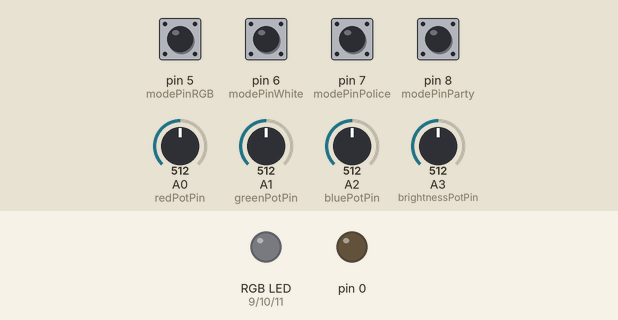
Recording of a sketch running on a simulated Arduino Uno, built with avr-gcc and run on an emulated ATmega328P. Parts: an RGB LED mixed from three pins (HIGH = lit), output pins drawn as LEDs (lit = HIGH). The inputs (shaded band) are chosen by the test bench; at power-on: pin 5 (modePinRGB), pin 6 (modePinWhite), pin 7 (modePinPolice), pin 8 (modePinParty) LOW, A0 (redPotPin) = 512, A1 (greenPotPin) = 512, A2 (bluePotPin) = 512, A3 (brightnessPotPin) = 512. Dim RGB values are drawn brighter than linear.

Above: at 1.2 s.
1.3 s: pin 5 (modePinRGB) pulled HIGH for 0.15 s
At 1.37 s:
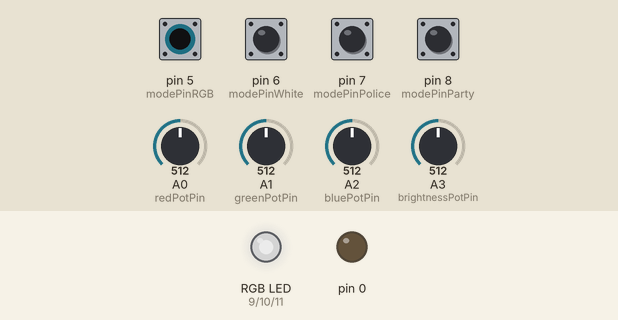
2.9 s: pin 7 (modePinPolice) pulled HIGH for 0.15 s
At 4.5 s:
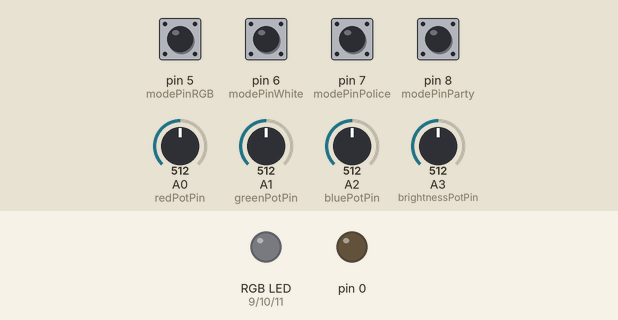
5.9 s: pin 8 (modePinParty) pulled HIGH for 0.15 s
At 6.05 s:
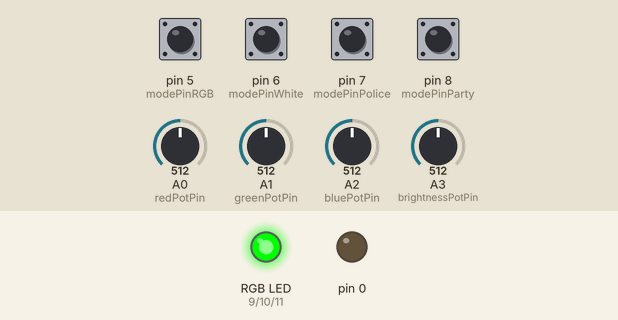
8.9 s: pin 6 (modePinWhite) pulled HIGH for 0.15 s
At 8.97 s:
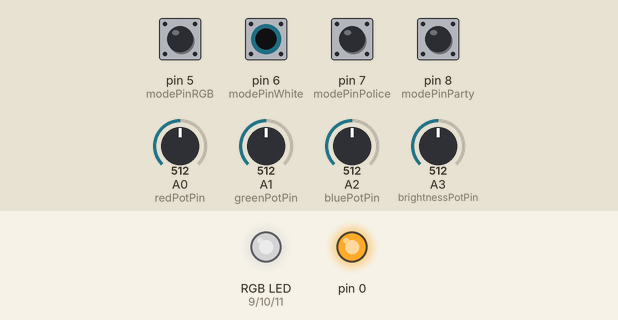
10.5 s: pin 5 (modePinRGB) pulled HIGH for 1 s
At 12.3 s:
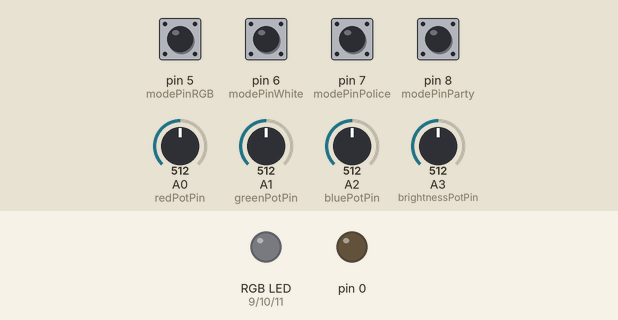
13.0 s: pin 7 (modePinPolice) pulled HIGH for 1 s
At 15.2 s:
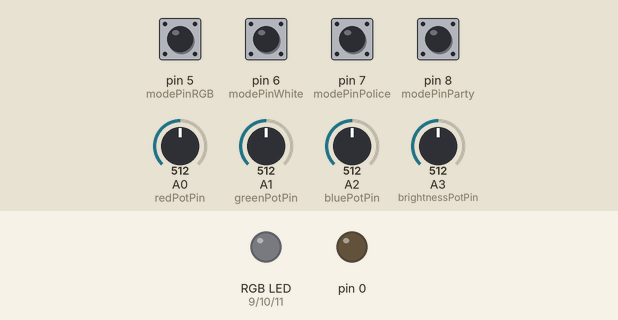
Timing chart, 0 to 16.7 s (numbered marks = the images above; inputs shaded):
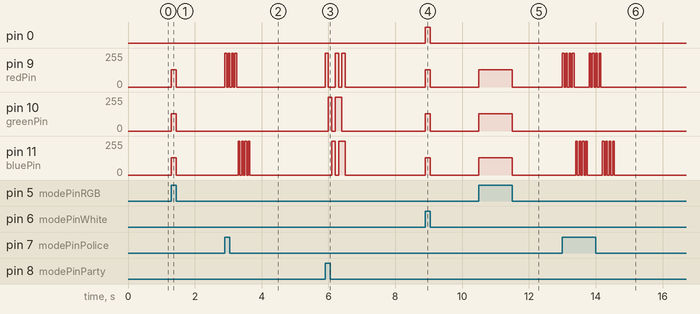

Measured:
- after the input at 1.3 s, pin 9 (redPin), pin 10 (greenPin), pin 11 (bluePin): 0/255 → 128/255 at once, → 0/255 0.15 s later
- after the input at 2.9 s, pin 9 (redPin): alternates 255/255 for 0.05 s and 0/255 for 0.05 s, 8 changes in all, then stays 0/255, starting at once; pin 11 (bluePin): alternates 255/255 for 0.05 s and 0/255 for 0.05 s, 8 changes in all, then stays 0/255, starting after 0.40 s
- after the input at 5.9 s, pin 9 (redPin): goes 255/255 0.10 s, 0/255 0.20 s, 255/255 0.10 s, 0/255 0.10 s, 255/255 0.10 s, then 0/255, starting at once; pin 10 (greenPin): 0/255 → 255/255 after 0.10 s, → 0/255 0.10 s later, → 255/255 0.10 s later, → 0/255 0.20 s later
- after the input at 8.9 s, pin 0: LOW → HIGH at once, → LOW 0.15 s later; pin 9 (redPin), pin 10 (greenPin), pin 11 (bluePin): 0/255 → 128/255 at once, → 0/255 0.15 s later
- after the input at 10.5 s, pin 9 (redPin), pin 10 (greenPin), pin 11 (bluePin): 0/255 → 128/255 at once, → 0/255 1.0 s later

The sketch:

future_flashlight_remake.ino
```cpp
/*
welcome
*/
const int outputSetup[] = {9, 10, 11};
const int leds[] = {9, 10, 11};
const int redPin = 9;
const int greenPin = 10;
const int bluePin = 11;

const int inputSetup[] = {A0, A1, A2, A3, 5, 6, 7, 8};
const int redPotPin = A0;
const int greenPotPin = A1;
const int bluePotPin = A2;
const int brightnessPotPin = A3;

const int modePinRGB = 5;
const int modePinWhite = 6;
const int modePinPolice = 7;
const int modePinParty = 8;

int redLevel;
int greenLevel;
int blueLevel;
int brightnessLevel;

const int policeDelay = 50;
const int partyDelay = 100;

const int partyModeSequence[6][3] = {
									{1, 0, 0}, // red
									{0, 1, 0}, // green
									{0, 0, 1}, // blue
									{1, 1, 0}, // yellow
									{0, 1, 1}, // cyan
									{1, 0, 1}  // magenta
};

void setup() {
	for(int i = 0; i < sizeof(outputSetup); ++i) {
		pinMode(outputSetup[i], OUTPUT);
	}
	for(int i = 0; i < sizeof(inputSetup); ++i) {
		pinMode(inputSetup[i], INPUT);
	}
}

void blank() {
	for(int i = 0; i < sizeof(leds); ++i) {
		digitalWrite(leds[i], LOW);
	}
}

void modeRGB() {
	while(digitalRead(modePinRGB) == HIGH) {
		redLevel = map(analogRead(redPotPin), 0, 1020, 0, 255);
		greenLevel = map(analogRead(greenPotPin), 0, 1020, 0, 255);
		blueLevel = map(analogRead(bluePotPin), 0, 1020, 0, 255);
		analogWrite(redPin, redLevel);
		analogWrite(greenPin, greenLevel);
		analogWrite(bluePin, blueLevel);
	}
	blank();
}

void modeWhite() {
	while(digitalRead(modePinWhite) == HIGH) {
		brightnessLevel = map(analogRead(brightnessPotPin), 0, 1020, 0, 255);
		for(int i = 0; i < sizeof(leds); ++i) {
			analogWrite(leds[i], brightnessLevel);
		}
	}
	blank();
}

void modePolice() {
	while(digitalRead(modePinPolice) == HIGH) {
		for(int i = 0; i <= 3; ++i) {
			digitalWrite(redPin, HIGH);
			delay(policeDelay);
			digitalWrite(redPin, LOW);
			delay(policeDelay);
		}
		for(int i = 0; i <= 3; ++i) {
			digitalWrite(bluePin, HIGH);
			delay(policeDelay);
			digitalWrite(bluePin, LOW);
			delay(policeDelay);
		}
	}
	blank();
}

void modeParty() {
	while(digitalRead(modePinParty) == HIGH) {
		for(int i = 0; i < 6; ++i) {
			digitalWrite(leds[0], partyModeSequence[i][0]);
			digitalWrite(leds[1], partyModeSequence[i][1]);
			digitalWrite(leds[2], partyModeSequence[i][2]);
			delay(partyDelay);
		}
	}
	blank();
}

void loop() {
	modeRGB();
	modeWhite();
	modePolice();
	modeParty();
}
```
